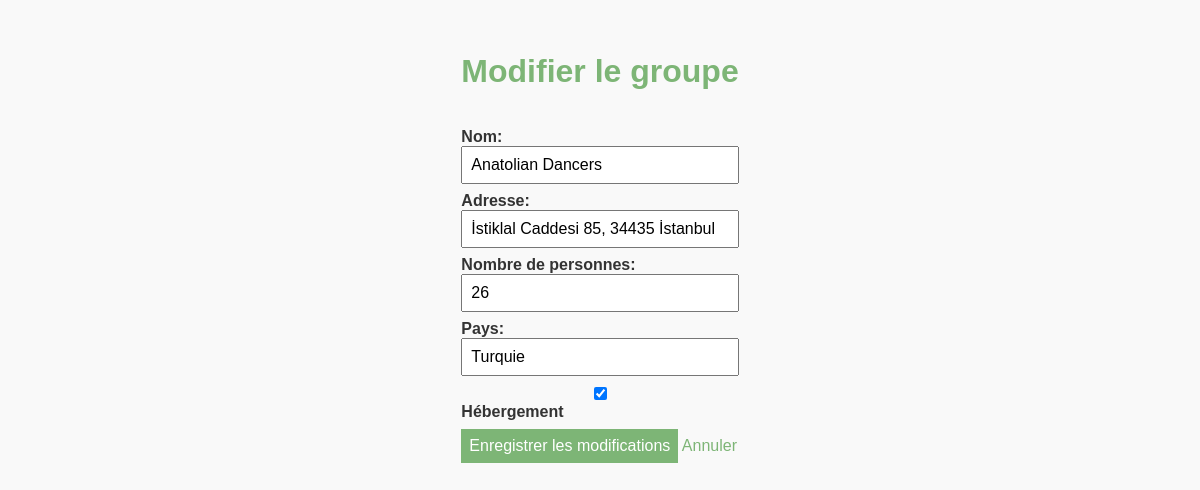
Page /index.php?action=modification&id=24 (signed in) on the committed database.
### tables this page shows
CREATE TABLE `groupe` (
  `id` int NOT NULL,
  `nom` varchar(100) NOT NULL,
  `adressePostale` varchar(200) DEFAULT NULL,
  `nombrePersonnes` int NOT NULL,
  `nomPays` varchar(100) NOT NULL,
  `hebergement` tinyint(1) NOT NULL DEFAULT '1'
);

### gestionBd.php (called while the page is built, shortened)
<?php
$host = "localhost";
$db = "festival";
$user = "root";
$pass ="";
try {
    $dsn = "mysql:host=$host;dbname=$db;charset=utf8mb4";
    $pdo = new PDO($dsn, $user, $pass);
    $pdo->setAttribute(PDO::ATTR_ERRMODE, PDO::ERRMODE_EXCEPTION);
} catch (PDOException $e) {
    error_log($e->getMessage());
    die("Erreur connexion : ");
}
function getGroupeById($id) {
    global $pdo;
    $sql = "SELECT * FROM groupe WHERE id = :id LIMIT 1";
    $stmt = $pdo->prepare($sql);
    $stmt->bindParam(':id', $id);
    $stmt->execute();
    return $stmt->fetch(PDO::FETCH_ASSOC);
}

### v-modifier.php (the view, shortened to what this page needs)
<!DOCTYPE html>
<html lang="fr">
<head>
    <link rel="stylesheet" href="style.css">
</head>
<body>
<main>
    <h1>Modifier le groupe</h1>
    <form method="post" action="index.php?action=modification&id=<?= (int)$groupe['id'] ?>">
        <label>Nom:
            <input type="text" name="nom" value="<?= htmlspecialchars($_POST['nom'] ?? $groupe['nom']) ?>">
        </label>
        <label>Adresse:
            <input type="text" name="adresse" value="<?= htmlspecialchars($_POST['adresse'] ?? $groupe['adressePostale']) ?>">
        </label>
        <label>Nombre de personnes:
            <input type="number" name="nombrePersonnes" value="<?= htmlspecialchars($_POST['nombrePersonnes'] ?? $groupe['nombrePersonnes']) ?>" min="1">
        </label>
        <label>Pays:
            <input type="text" name="nomPays" value="<?= htmlspecialchars($_POST['nomPays'] ?? $groupe['nomPays']) ?>">
        </label>
        <label>
            <input type="checkbox" name="hebergement" <?= ((isset($_POST['hebergement']) || (!isset($_POST['nom']) && $groupe['hebergement'])) ? 'checked' : '') ?>>
            Hébergement
        </label>
        <div class="form-actions">
            <button type="submit">Enregistrer les modifications</button>
            <a class="btn" href="index.php?action=liste">Annuler</a>
        </div>
    </form>
</main>
</body>
</html>

### style.css (style rules this page uses)
:root { --max-width: 900px; --gap: 1rem; --accent: #7db576; }
* { box-sizing: border-box; }
body { font-family: Arial, sans-serif; margin: 0; padding: 0; display: flex; justify-content: center; background: #f9f9f9; color: #333; }
main { max-width: var(--max-width); margin: 0 auto; padding: 2rem; display: grid; gap: var(--gap); }
h1 { text-align: center; color: var(--accent); }
form { display: flex; flex-direction: column; gap: .5rem; }
label { display: flex; flex-direction: column; font-weight: bold; }
input, button { padding: .5rem; font-size: 1rem; }
button { background: var(--accent); color: white; border: none; cursor: pointer; }
a { color: var(--accent); text-decoration: none; }

### rows in the picture
groupe: nom "Anatolian Dancers", adresse "İstiklal Caddesi 85, 34435 İstanbul", nombrePersonnes "26", nomPays "Turquie", hebergement "☑"
